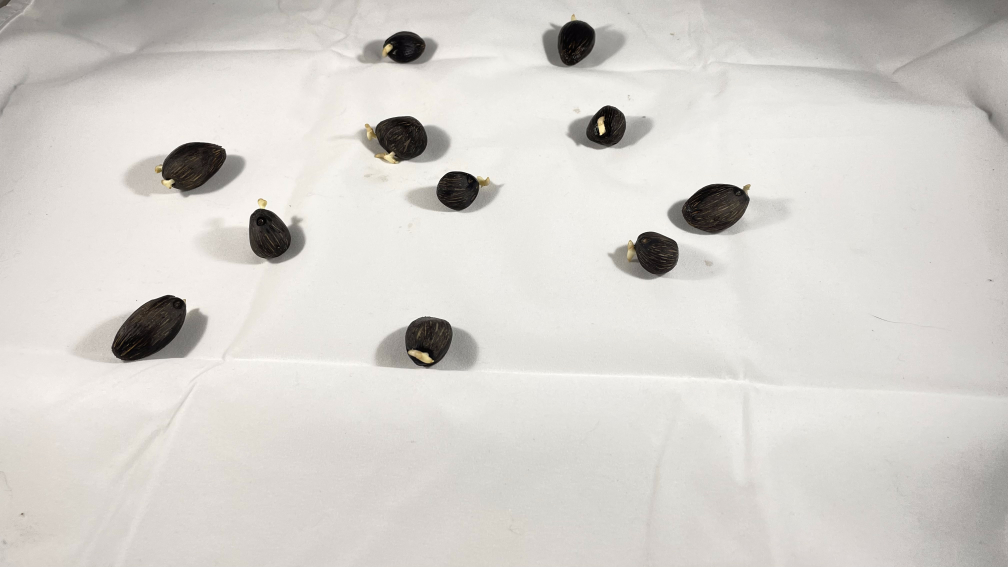
#> input picture DatasetTest1/Train/GoodSeed/front_S1.jpg, 4032 x 2268 px (shown at 1/4 size)
$ python segment.py
#> lines starting #> are read from the running program, lines starting #| are printed output that depends on the picture; after the words box and inside, x2 and y2 are one past the last pixel; in counts of white or black regions, pixels touching at a corner belong together
from os import getcwd

import cv2
import os
from PIL import Image

trainSet_path = '../DatasetTest1/Train'
testSet_path = '../DatasetTest1/Test'

list_good_train_seeds = sorted(os.listdir(trainSet_path + '/GoodSeed'))
list_bad_train_seeds = sorted(os.listdir(trainSet_path + '/BadSeed'))

list_good_test_seeds = sorted(os.listdir(testSet_path + '/GoodSeed'))
list_bad_test_seeds = sorted(os.listdir(testSet_path + '/BadSeed'))


def seed_segment(image_path, filename):
    # reading the image
    # img_list = []
#> called with filename = 'front_S1.jpg'
    image = cv2.imread(image_path)
#> image is the input picture: shape (2268, 4032, 3); mean B, G, R 205.3, 209.9, 213
    # print(img.shape)
    y = image.shape[0] // 11
#> y = 206
    x = image.shape[1] // 6
#> x = 672
    h = image.shape[0] // 11 * 7
#> h = 1442
    w = int(image.shape[1] // 3 * 2)
#> w = 2688
    image = image.copy()[y:y + h, x:x + w]
#> image: shape (1442, 2688, 3)

    # print(image.shape)
    img_gray = cv2.cvtColor(image, cv2.COLOR_BGR2GRAY)
    # cv2.imshow("gray",img_gray)
    im_remove_noise = cv2.fastNlMeansDenoising(img_gray, 8, 8, 7, 21)
    edged = cv2.Canny(im_remove_noise, 130, 240)
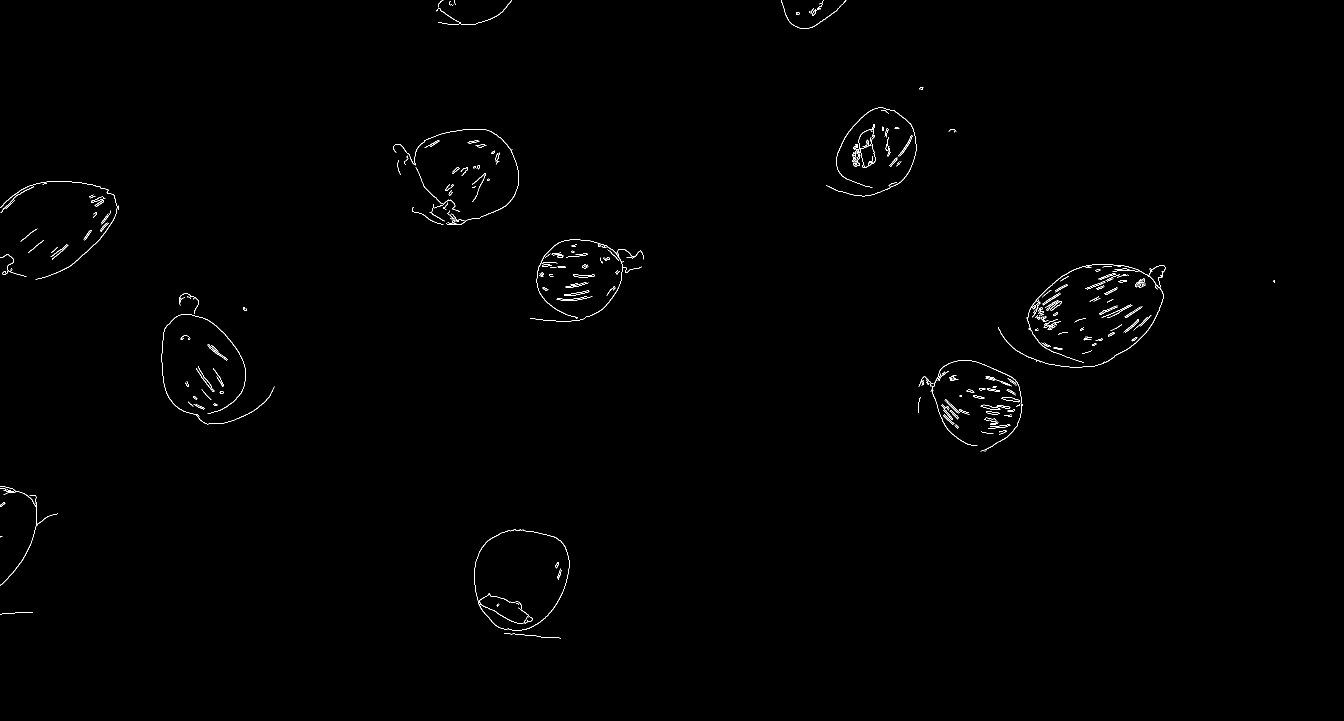
#> edged: shape (1442, 2688) (shown at 1/2 size); 0.44% white in thin lines or dots, all inside (x1, y1, x2, y2) = (0, 0, 2550, 1277)

    # cv2.imshow("edged",edged)
    # cv2.waitKey(0)
    # cv2.destroyAllWindows()

    # applying closing function
    kernel = cv2.getStructuringElement(cv2.MORPH_RECT, (8, 8))
    closed = cv2.morphologyEx(edged, cv2.MORPH_CLOSE, kernel)
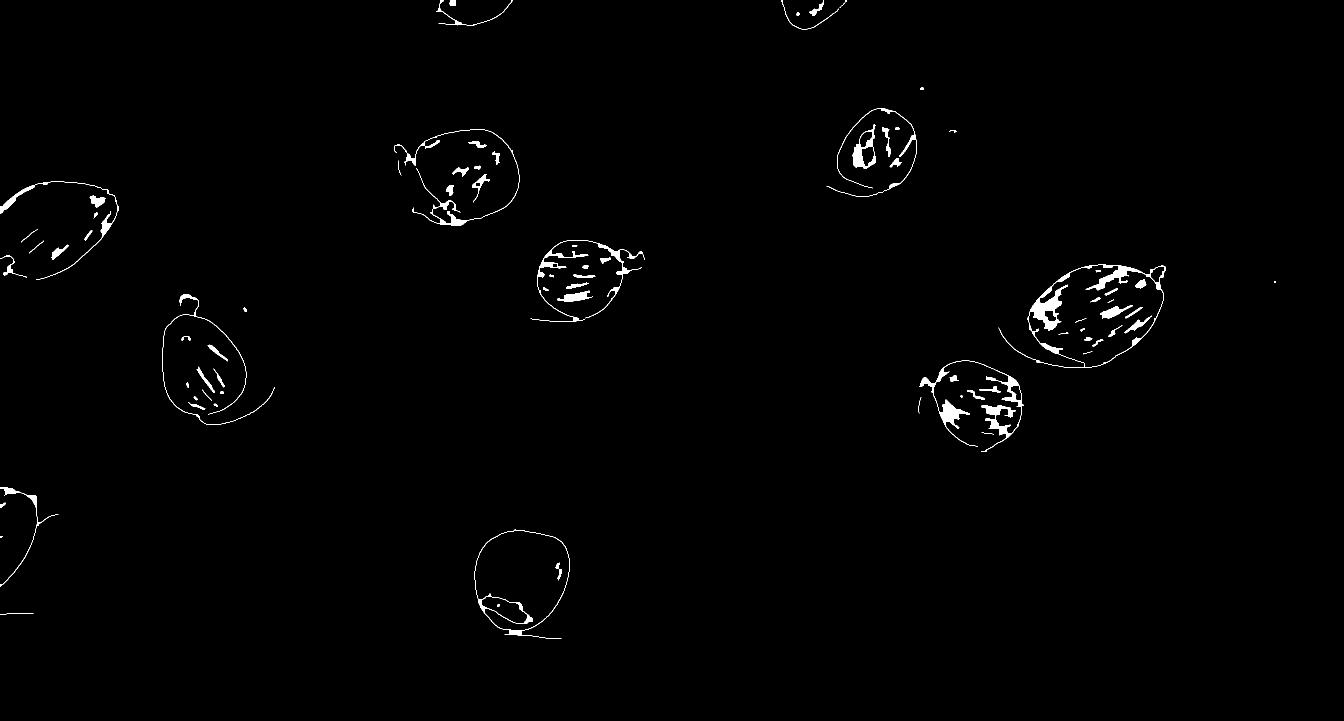
#> closed: shape (1442, 2688) (shown at 1/2 size); 0.87% white; 85 white regions (4 under 20 px)

    # plt.imshow(closed)

    min_threshold_area = 500  # threshold area
    max_threshold_area = 50000

    # finding_contours
    (cnts, _) = cv2.findContours(closed.copy(), cv2.RETR_EXTERNAL, cv2.CHAIN_APPROX_NONE)
#> cnts = 67 contours, 11 with area under 20; largest, box (x1, y1, x2, y2) and area: (1997, 529, 2332, 736) 40237, (949, 1059, 1140, 1278) 30382, (1838, 721, 2047, 904) 4350, (1705, 249, 1752, 337) 2504, (1061, 480, 1289, 644) 1734
    copy = image.copy()
    for c in cnts:
        area = cv2.contourArea(c)
        # if max_threshold_area > area > min_threshold_area:
        peri = 0.1 * cv2.arcLength(c, True)
        approx = cv2.approxPolyDP(c, 0.02 * peri, True)
        cv2.drawContours(copy, [approx], -1, (0, 255, 0), 1)
#> this loop made 67 passes
#> (area, peri) on passes 3, 4, 5, 7, 8, 10, 12, 13, 15, 16, 17, 18: (30381.5, 85.87), (44, 3.3), (557.5, 68.75), (20.5, 2.19), (92, 7.96), (24, 2.3), (24.5, 2.02), (129, 9.43), (152, 10.01), (29, 2.65), (111, 5.21), (107.5, 9.2)
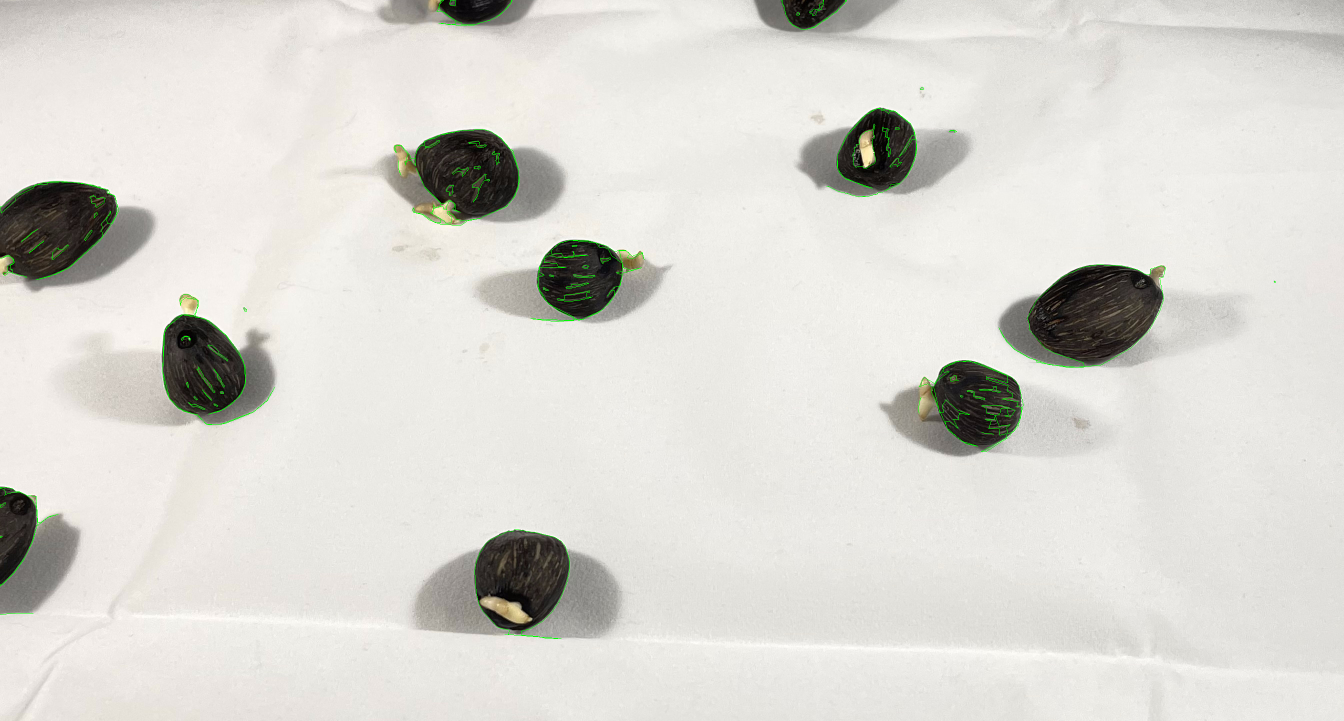
#> copy: shape (1442, 2688, 3) (shown at 1/2 size); mean B, G, R 210.2, 215.9, 217.3
        # print(area)

    # cv2.imshow("edge",image)
    # cv2.waitKey(0)
    seed_boxes = []
    idx = 0


    for c in cnts:
        x, y, w, h = cv2.boundingRect(c)
        area = cv2.contourArea(c)
        if max_threshold_area > area > min_threshold_area:
            cv2.rectangle(copy, (x, y), (x + w, y + h), (0, 0, 255), 3)
            seed_boxes.append(((x, y), (x + w, y + h)))

        if w > 50 and h > 50:
            idx += 1
            new_img = image[y:y + h, x:x + w]
            # img_list.append(new_img)
            cv2.imwrite('Image Segmented_' + str(idx) + filename, new_img)
#> this loop made 67 passes
#> (x, y, w, h, area) on passes 3, 4, 5, 7, 8, 10, 12, 13, 15, 16, 17, 18: (949, 1059, 191, 219, 30381.5), (0, 1005, 12, 10, 44), (0, 974, 117, 199, 557.5), (427, 807, 9, 6, 20.5), (377, 804, 34, 16, 92), (387, 793, 9, 8, 24), (440, 783, 8, 5, 24.5), (1934, 780, 36, 19, 129), (1959, 773, 42, 12, 152), (372, 764, 6, 11, 29), (1899, 751, 19, 12, 111), (427, 737, 22, 38, 107.5)
#> pass 3, in seed_segment, `new_img = image[y:y + h, x:x + w]`:
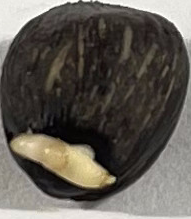
#> new_img: shape (219, 191, 3); mean B, G, R 83.5, 90.7, 95.7
#> after the loop:
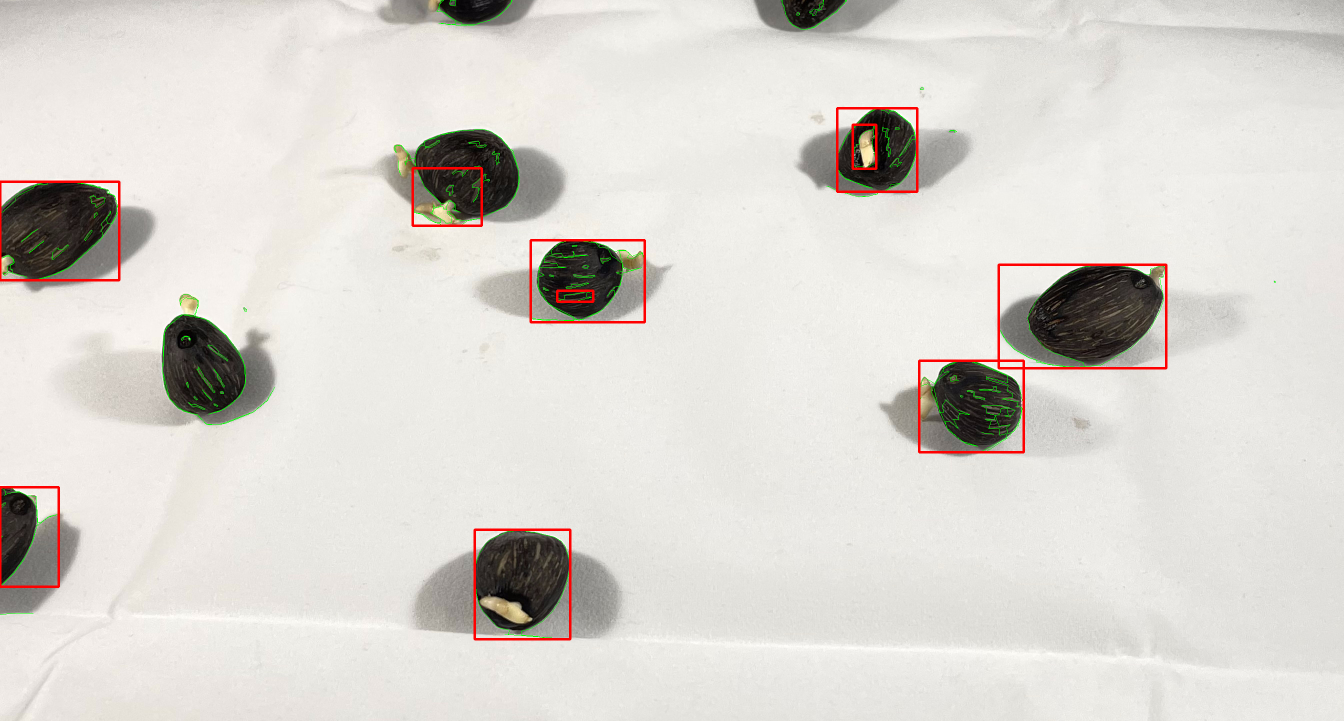
#> copy: shape (1442, 2688, 3) (shown at 1/2 size); 0.83% of pixels changed, all inside (x1, y1, x2, y2) = (0, 214, 2335, 1281)
#> after the loop, idx = 12; seed_boxes = 10 items
    # [7 lines of commented-out code are left out]


for filename in list_good_train_seeds:

    impath = os.path.join(trainSet_path, 'GoodSeed/', filename)
    seed_segment(impath, filename)
